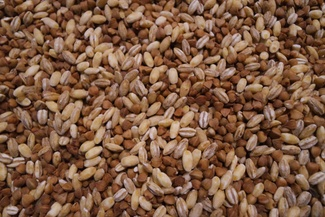
#> input picture images/examples/15p/SAM_0712.JPG, 325 x 217 px, shrunk from 1368 x 912 before the run
$ python blobs.py   (older library calls are emulated)
#> lines starting #> are read from the running program, lines starting #| are printed output that depends on the picture
import numpy as np
import matplotlib.pyplot as plt
from math import sqrt
from scipy import misc
from skimage import io
from skimage import color
from skimage import feature
from skimage import restoration
from skimage import filter

# [5 lines of commented-out code are left out]
image = misc.imread('../images/examples/15p/' + 'SAM_0712.JPG')
#> image is the input picture: shape (217, 325, 3); mean R, G, B 125.1, 89, 65.7
plt.imshow(image)
plt.show()

# image_gray = color.rgb2gray(image)
image_gray = color.rgb2hsv(image)[:, :, 1]  # HUE
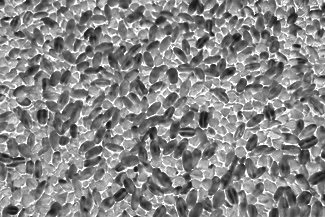
#> image_gray: shape (217, 325) float64; min 0.0792, max 1, mean 0.534
image_gray = image_gray[100:200, 100:200]
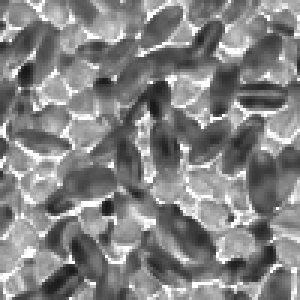
#> image_gray: shape (100, 100) float64 (shown 3 times larger); min 0.0837, max 1, mean 0.518

# [4 lines of commented-out code are left out]

edge_sobel = filter.sobel(image_gray)
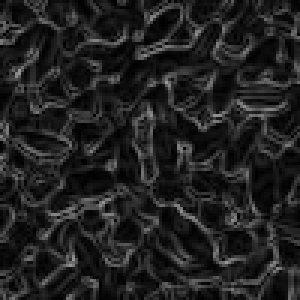
#> edge_sobel: shape (100, 100) float64 (shown 3 times larger); min 0.00057, max 0.604, mean 0.131
image_gray = edge_sobel
# psf = np.ones((5, 5)) / 25
# image_gray, _ = restoration.unsupervised_wiener(image_gray, psf)

plt.imshow(image_gray, cmap='gray')
plt.show()

# blobs_log = feature.blob_log(image_gray, max_sigma=30, num_sigma=10, threshold=.1)
# plt.imshow(blobs_log, cmap='gray')
# plt.show()

blobs_log = feature.blob_log(image_gray, max_sigma=30, num_sigma=10, threshold=.1)
#> blobs_log = 136 rows, first 8: [27, 55, 1], [24, 6, 1], [87, 75, 1], [70, 60, 1], [11, 65, 1], [99, 23, 1], [38, 50, 1], [72, 63, 1]

# Compute radii in the 3rd column.
blobs_log[:, 2] = blobs_log[:, 2] * sqrt(2)

blobs_dog = feature.blob_dog(image_gray, max_sigma=30, threshold=.1)
#> blobs_dog = 56 rows, first 8: [99, 23, 1], [27, 55, 1], [24, 5, 1], [87, 23, 1.6], [87, 75, 1], [11, 65, 1], [26, 37, 1], [94, 31, 1]
blobs_dog[:, 2] = blobs_dog[:, 2] * sqrt(2)

blobs_doh = feature.blob_doh(image_gray, max_sigma=30, threshold=.01)
#> blobs_doh = empty array

blobs_list = [blobs_log, blobs_dog, blobs_doh]
colors = ['yellow', 'lime', 'red']
titles = ['Laplacian of Gaussian', 'Difference of Gaussian', 'Determinant of Hessian']
sequence = zip(blobs_list, colors, titles)

fig, axes = plt.subplots(1, 3, figsize=(14, 4), sharex=True, sharey=True,
                         subplot_kw={'adjustable': 'box-forced'})
plt.tight_layout()

axes = axes.ravel()
for blobs, color, title in sequence:
    ax = axes[0]
    axes = axes[1:]
    ax.set_title(title)
    ax.imshow(image, interpolation='nearest')
    ax.set_axis_off()
    for blob in blobs:
        y, x, r = blob
        c = plt.Circle((x, y), r, color=color, linewidth=2, fill=False)
        ax.add_patch(c)
#> this loop made 3 passes
#> (color, title) on passes 1 to 2: ('yellow', 'Laplacian of Gaussian'), ('lime', 'Difference of Gaussian')

plt.show()
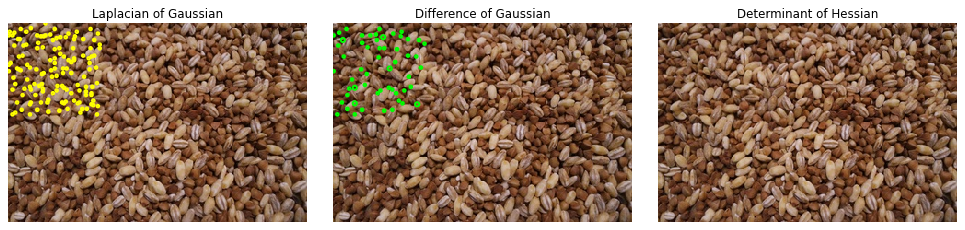
#> figure drawn by matplotlib, 3 panels

$ run again, with images/wheat3.jpg copied over images/examples/15p/SAM_0712.JPG
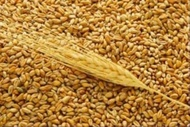
#> input picture images/wheat3.jpg, 190 x 127 px, shrunk from 800 x 533 before the run
#> image is the input picture: shape (127, 190, 3); mean R, G, B 180.2, 130, 59.3
#> `edge_sobel = filter.sobel(image_gray)`:
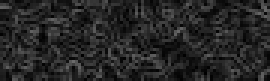
#> edge_sobel: shape (27, 90) float64 (shown 3 times larger); min 0.00256, max 0.421, mean 0.15
#> blobs_log = [[25, 87, 1], [2, 1, 1], [10, 11, 1], [22, 26, 1], [22, 2, 1], [10, 59, 1], [24, 33, 1], [26, 4, 1]]
#> blobs_dog = empty array
#> the loop `for blobs, color, title in sequence:` made 3 passes
#> (blobs, color, title) on passes 2 to 3: (empty array, 'lime', 'Difference of Gaussian'), (empty array, 'red', 'Determinant of Hessian')
#> `plt.show()`:
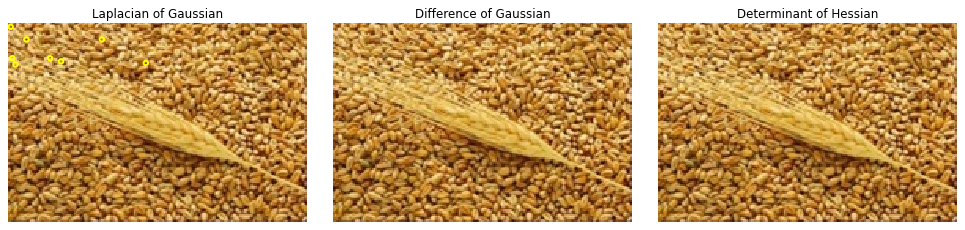
#> figure drawn by matplotlib, 3 panels

$ run again, with images/examples/pure/SAM_0681.JPG copied over images/examples/15p/SAM_0712.JPG
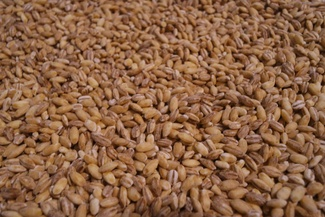
#> input picture images/examples/pure/SAM_0681.JPG, 325 x 217 px, shrunk from 1368 x 912 before the run
#> image is the input picture: shape (217, 325, 3); mean R, G, B 140, 98, 68.6
#> `edge_sobel = filter.sobel(image_gray)`:
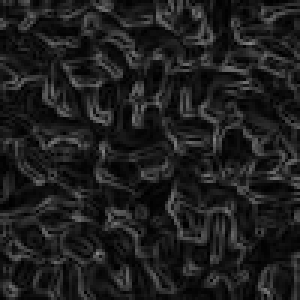
#> edge_sobel: shape (100, 100) float64 (shown 3 times larger); min 0.000754, max 0.524, mean 0.119
#> blobs_log = 93 rows, first 8: [84, 32, 1], [14, 83, 1], [27, 24, 1], [60, 13, 1], [28, 32, 1], [70, 75, 1], [72, 25, 1], [34, 52, 1]
#> blobs_dog = 14 rows, first 8: [84, 32, 1], [72, 25, 1], [60, 13, 1], [49, 34, 1], [18, 52, 1], [29, 45, 1], [22, 75, 1], [4, 65, 1]
#> blobs_doh = empty array
#> the loop `for blobs, color, title in sequence:` made 3 passes
#> (color, title) on passes 1 to 2: ('yellow', 'Laplacian of Gaussian'), ('lime', 'Difference of Gaussian')
#> `plt.show()`:
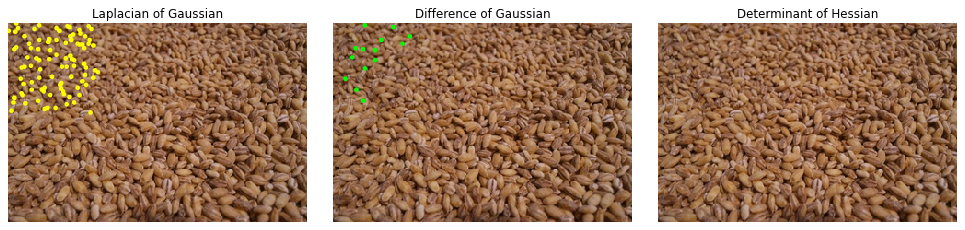
#> figure drawn by matplotlib, 3 panels

$ run again, with images/examples/15p/SAM_0709 (2).JPG copied over images/examples/15p/SAM_0712.JPG
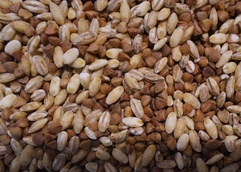
#> input picture images/examples/15p/SAM_0709 (2).JPG, 241 x 172 px, shrunk from 1012 x 724 before the run
#> image is the input picture: shape (172, 241, 3); mean R, G, B 122.7, 92.5, 73.5
#> `edge_sobel = filter.sobel(image_gray)`:
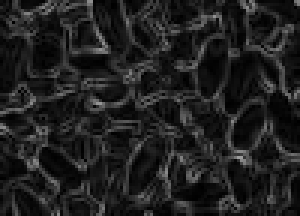
#> edge_sobel: shape (72, 100) float64 (shown 3 times larger); min 0.00117, max 0.616, mean 0.126
#> blobs_log = 83 rows, first 8: [0, 99, 1], [0, 29, 1], [34, 33, 1], [40, 77, 1], [12, 33, 1], [5, 71, 1], [34, 10, 1], [4, 9, 1]
#> blobs_dog = 30 rows, first 8: [0, 99, 1], [0, 29, 1], [16, 34, 1], [54, 11, 1], [52, 80, 1.6], [34, 33, 1], [42, 0, 1], [57, 54, 1]
#> blobs_doh = empty array
#> the loop `for blobs, color, title in sequence:` made 3 passes
#> (color, title) on passes 1 to 2: ('yellow', 'Laplacian of Gaussian'), ('lime', 'Difference of Gaussian')
#> `plt.show()`:
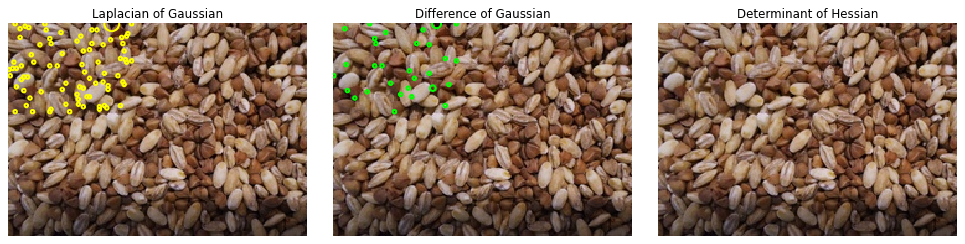
#> figure drawn by matplotlib, 3 panels
